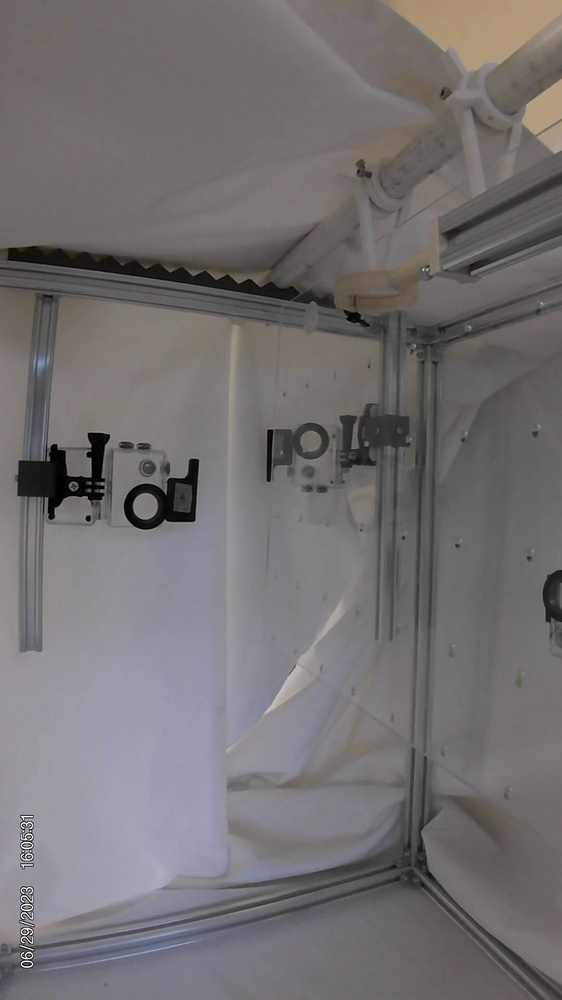
#> input picture centroid detection/image.jpg, 562 x 1000 px, shrunk from 1080 x 1920 before the run, given in place of image.png, which was not available
$ jupyter execute 'centroid detection.ipynb'   (text cells are left out)
#> lines starting #> are read from the running program, lines starting #| are printed output that depends on the picture; after the words box and inside, x2 and y2 are one past the last pixel; in counts of white or black regions, pixels touching at a corner belong together; pictures that were not available may be replaced by others from this repository, and a replacement may not be noted
#> further down, image is the input picture: shape (1000, 562, 3); mean R, G, B 115.3, 112.1, 112.9
#> `hsv_image = rgb2hsv(image)`: hsv_image: shape (1000, 562, 3) float64; mean of channels 0, 1, 2 0.348, 0.0671, 0.463
### centroid detection/detect_centroids.py
import skimage.io
from skimage.measure import label, regionprops
from skimage.color import rgb2hsv
from skimage import morphology
import numpy as np


def image_to_binary(image, hue: float, margin: float, min_sat: float):
#> called with image = './image.png', hue = 122, margin = 40, min_sat = 20
    if isinstance(image, str):  # Check if input is a filepath
        image = skimage.io.imread(image)
    # Convert the image to the HSV color space
    hsv_image = rgb2hsv(image)
    # Extract the hue channel
    hue_channel = hsv_image[:, :, 0]
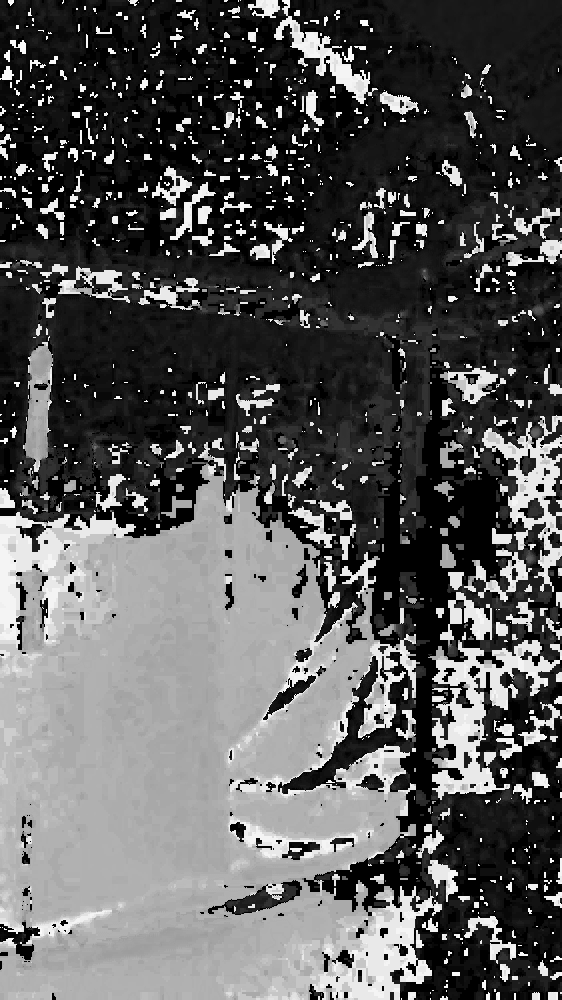
#> hue_channel: shape (1000, 562) float64; min 0, max 0.983, mean 0.348
    sat_channel = hsv_image[:, :, 1]
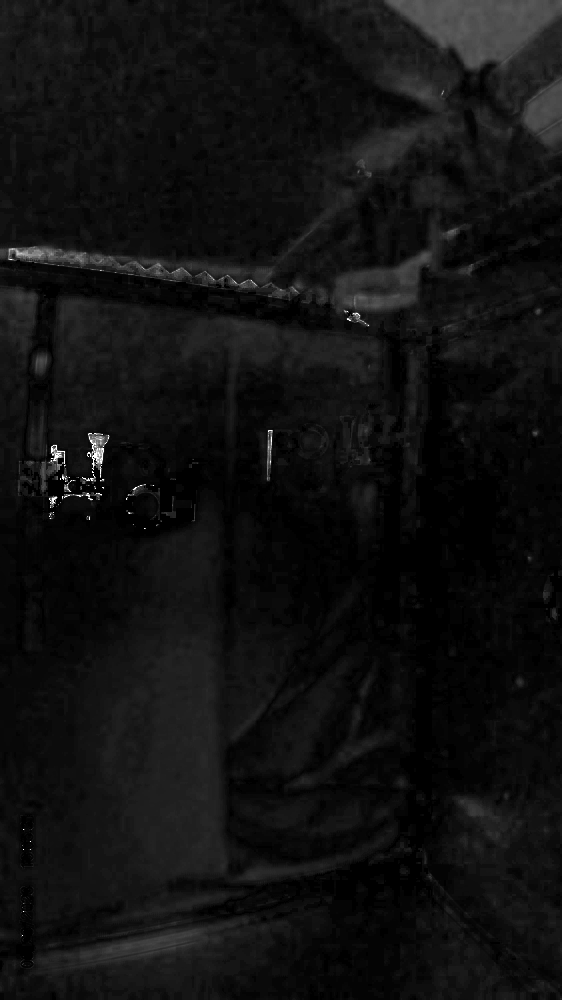
#> sat_channel: shape (1000, 562) float64; min 0, max 1, mean 0.0671
    # Threshold the hue channel to obtain binary image
    lower_threshold = (hue - margin) / 360
    upper_threshold = (hue + margin) / 360
    sat_threshold = min_sat/255
    if lower_threshold < 0:
        binary_image = np.where(
            ((hue_channel >= 1 + lower_threshold) | (hue_channel <= upper_threshold))
            & (sat_channel > sat_threshold),
            1,
            0,
        )
    elif upper_threshold > 1:
        binary_image = np.where(
            ((hue_channel < upper_threshold - 1) | (hue_channel > lower_threshold))
            & (sat_channel > sat_threshold),
            1,
            0,
        )
    else:
        binary_image = np.where(
            ((hue_channel >= lower_threshold) & (hue_channel <= upper_threshold))
            & (sat_channel > sat_threshold),
            1,
            0,
        )
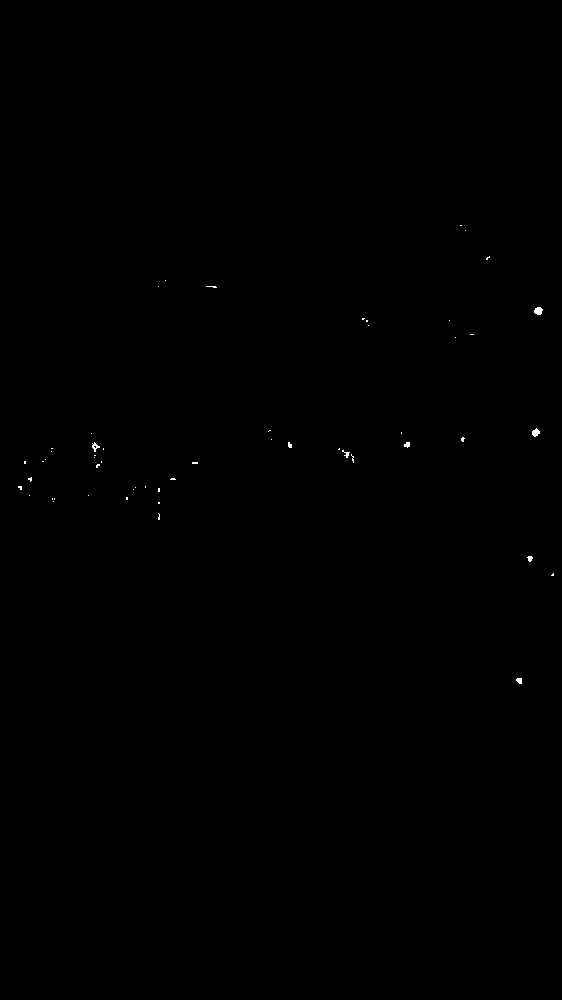
#> binary_image: shape (1000, 562) int64; values 0 (black) and 1 (white), 0.08% white; 54 white regions (47 under 20 px), largest, box (x1, y1, x2, y2) and area: (534, 307, 543, 315) 55, (532, 428, 540, 437) 47, (92, 442, 100, 452) 37
    return binary_image


def binary_image_to_RGB(image):
    # this block remakes the binary image as rgb image by setting all pixels with 0s to [0,0,0] and all pixels with 1s to [255,255,255]
    rgb_image = np.zeros((image.shape[0], image.shape[1], 3), dtype=np.uint8)
    rgb_image[image == 0] = [0, 0, 0]
    rgb_image[image == 1] = [255, 255, 255]
    return rgb_image


# hue, margin in degrees
# [29 lines left out: function detect_centroids, not called in this run]

### centroid detection/centroid detection.ipynb
[cell 1]
import skimage.io

image = skimage.io.imread("./image.png")
skimage.io.imshow(image)
# skimage.io.show()

[cell 2]
import matplotlib.pyplot as plt
from skimage.color import rgb2hsv, label2rgb
import numpy as np
from detect_centroids import *
from scipy import ndimage

image = skimage.io.imread("./image.png")

# Convert the image to the HSV color space
hsv_image = rgb2hsv(image)

# Threshold the hue & sat channel to obtain binary image
binary_image = image_to_binary("./image.png", 122, 40, 20)
# denoise image
binary_image = morphology.opening(binary_image, morphology.square(3))
#> binary_image: shape (1000, 562) int64; values 0 (black) and 1 (white), 0.04% white; 8 white regions (3 under 20 px), largest, box (x1, y1, x2, y2) and area: (534, 307, 542, 315) 53, (532, 429, 540, 436) 44, (517, 678, 522, 684) 27, (404, 442, 410, 447) 26, (528, 556, 532, 561) 20
# perform closing operation and eroding
binary_image = ndimage.binary_closing(binary_image, np.ones((7, 7)))
#> binary_image: shape (1000, 562) bool; 0.04% white; 8 white regions (3 under 20 px)

skimage.io.imshow(label2rgb(binary_image, image=image))

labeled_image = label2rgb(binary_image, image=image)
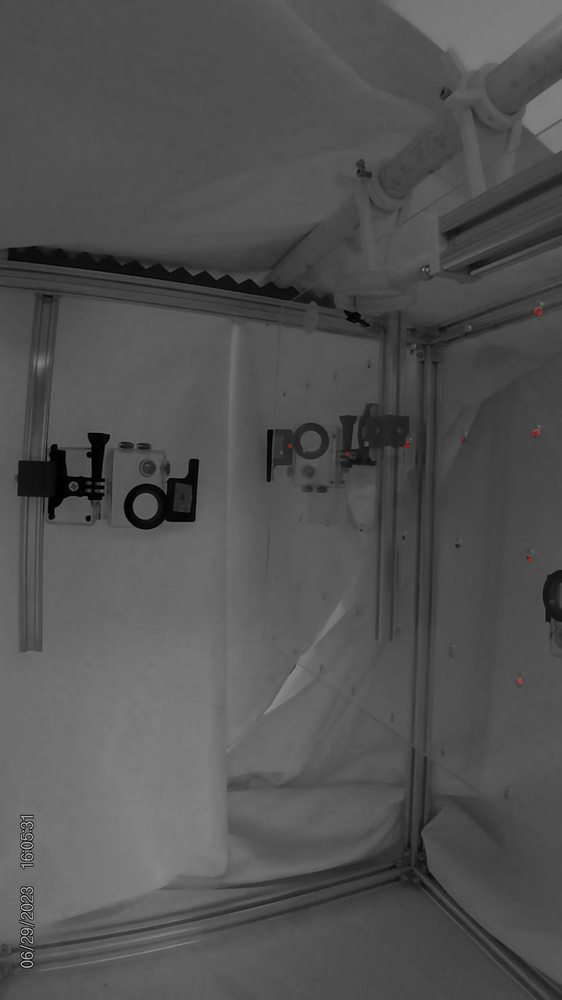
#> labeled_image: shape (1000, 562, 3) float64; mean R, G, B 0.324, 0.324, 0.324
labeled_image = (labeled_image * 255).astype(np.uint8)
skimage.io.imsave("testout.png", labeled_image)

[cell 3]
import cv2
from skimage.measure import label, regionprops
import matplotlib.pyplot as plt
from skimage import morphology
from skimage.draw import circle_perimeter

denoised_image = binary_image

# scikit-image tool for collecting connected components
label_im = label(denoised_image)
#> label_im: shape (1000, 562) int32; 9 distinct labels, from 0 to 8
region_data = regionprops(label_im)
#> region_data = 8 regions; box (x1, y1, x2, y2) and area: (534, 307, 542, 315) 53, (532, 429, 540, 436) 44, (517, 678, 522, 684) 27, (404, 442, 410, 447) 26, (528, 556, 532, 561) 20, (288, 444, 292, 448) 15, (346, 452, 349, 456) 12, (461, 438, 464, 441) 9
region_data = sorted(
    region_data, key=lambda x: x.area, reverse=True
)  # sorting regions based on area so that we grab the top 12 largest blobs

rgb_image = binary_image_to_RGB(denoised_image)
centroids = []
for r in region_data:
    centroids.append(r.centroid)
    rr, cc = circle_perimeter(int(r.centroid[0]), int(r.centroid[1]), 5)
    rgb_image[rr, cc, :] = (0, 0, 255)
    rgb_image[int(r.centroid[0]), int(r.centroid[1])] = (0, 0, 255)
    cv2.putText(rgb_image, f"{int(r.centroid[1])}, {int(r.centroid[0])}", (int(r.centroid[1] - 75), int(r.centroid[0] - 25)),
                cv2.FONT_HERSHEY_SIMPLEX, 1, (0, 0, 255), 2, cv2.LINE_AA)
#> this loop made 8 passes
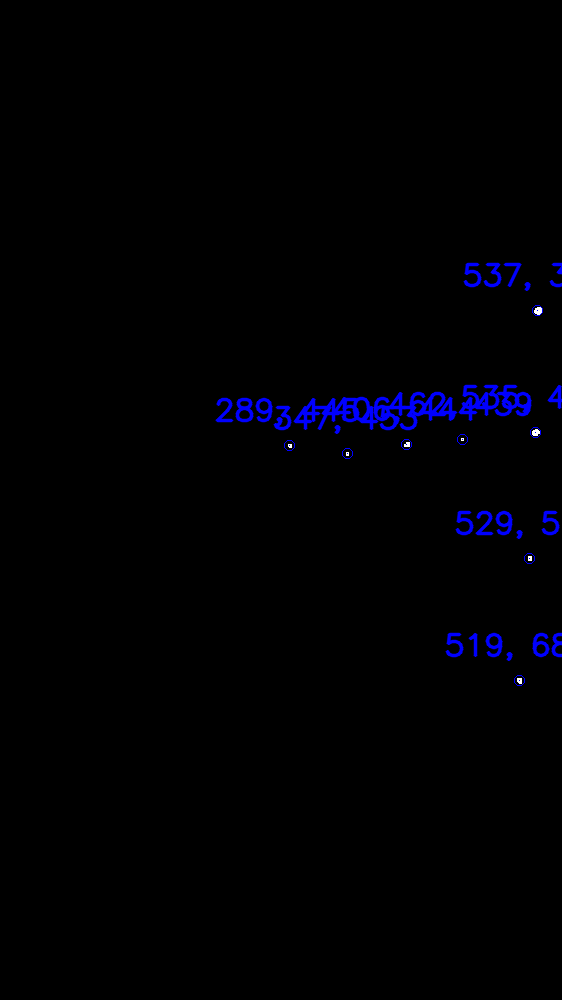
#> rgb_image: shape (1000, 562, 3); mean of channels 0, 1, 2 0.1, 0.1, 3.4; drawn as R, G, B
#> after the loop, centroids = [(310.5, 537.8), (432.1, 535.3), (680.3, 519.2), (444.2, 406.8), (558, 529.5), (445.4, 289.6), (453.5, 347), (439, 462)]

cv2.imwrite("draw_centroids.png", rgb_image)
#> Out = True
